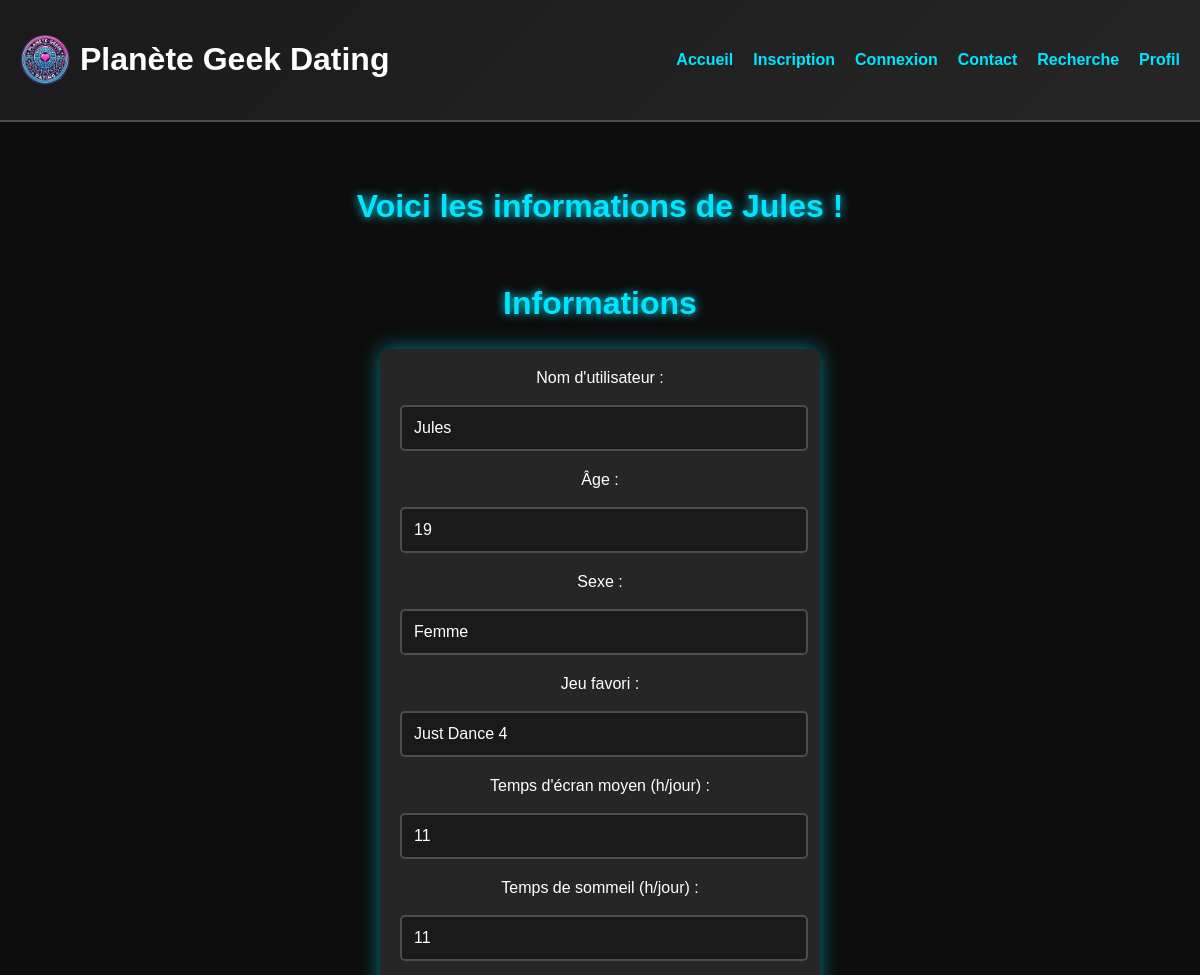
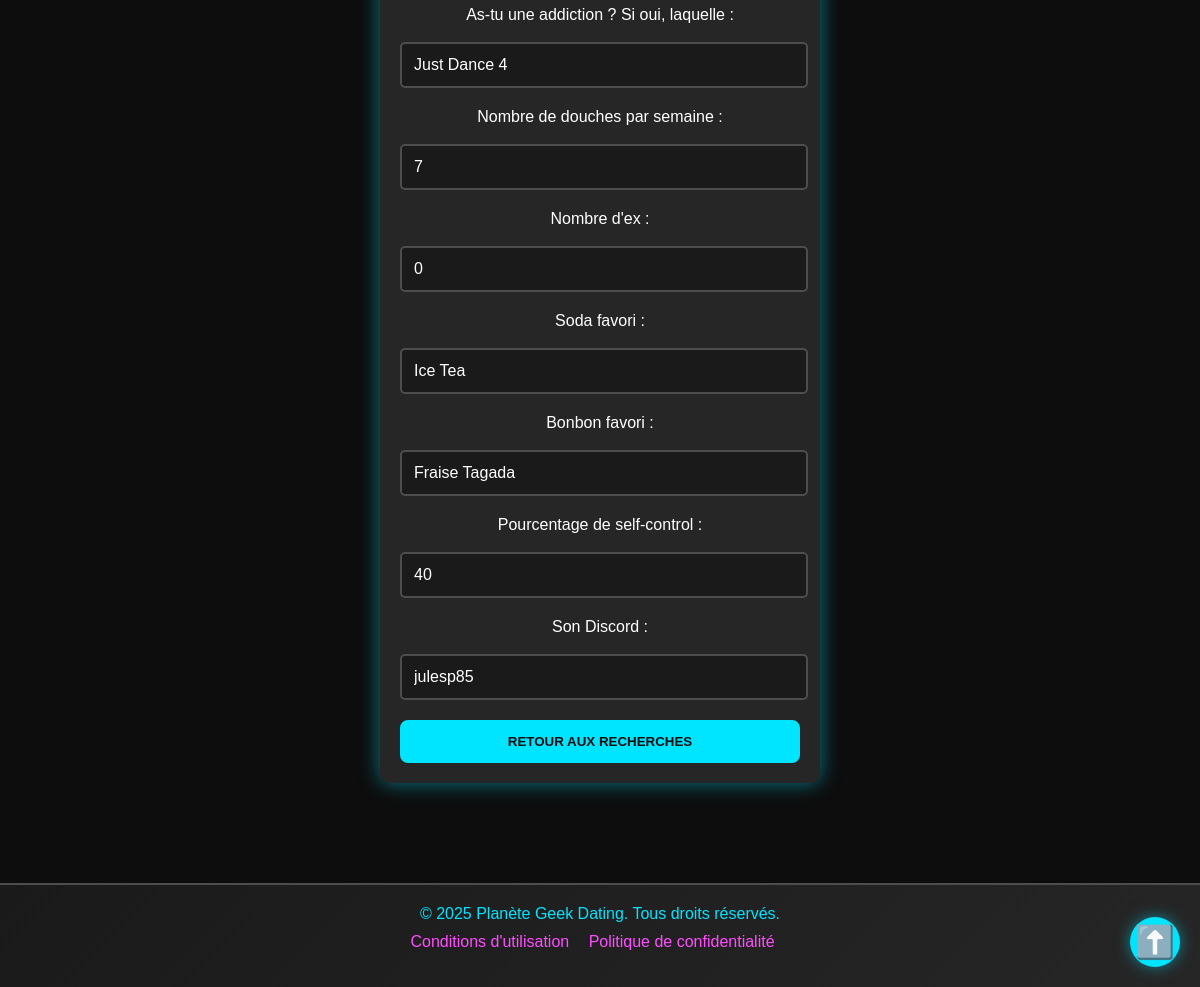
The app's page /profil_user_/Jules with its own data (2 pictures, top to bottom).
### tables this page shows
CREATE TABLE "infos_joueur" (
	"name_id"	TEXT UNIQUE,
	"sexe"	TEXT,
	"age"	INTEGER,
	"fav_game"	TEXT,
	"screen_time_moy"	INTEGER,
	"heure_sommeil"	INTEGER,
	"addiction"	TEXT,
	"nb_douches"	INTEGER,
	"nb_ex"	INTEGER,
	"fav_soda"	TEXT,
	"fav_bonbons"	TEXT,
	"pourcent_selfcontrol"	INTEGER,
	"discord"	TEXT,
	"mdp"	TEXT UNIQUE
);

### app.py (the view)
@app.route('/profil_user_/<username>', methods=['POST','GET'])
def profil_user_(username):
    conn = get_db_connection(DATABASE)  # Connexion à la base de données
    curseur = conn.cursor()
    datas = curseur.execute("SELECT * FROM infos_joueur WHERE name_id = ? ", (username,)).fetchall()
    datas = [dict(row) for row in datas]
    conn.close()
    if request.method=='POST':
        return redirect(url_for('recherche'))
    return render_template('profil_user_.html', username = username, datas = datas)

### app.py (called while the page is built)
def get_db_connection(DATABASE):
    conn = sqlite3.connect(DATABASE)
    conn.row_factory = sqlite3.Row
    return conn

### templates/profil_user_.html (shortened to what this page needs)
<!DOCTYPE html>
<html lang="fr">
<head>
    <link rel="stylesheet" href="{{ url_for('static', filename='styles.css') }}">
</head>
<body id="top">
    <header>
        <div class="logo">
            <img src="{{url_for('static', filename='logo circulaire.webp')}}" alt="Logo Planète Geek Dating">
            <h1><a class="home_button" href="{{url_for('index')}}">Planète Geek Dating</a></h1>
        </div>
        <nav>
            <ul>
                <li><a href="{{url_for('index')}}">Accueil</a></li>
                <li><a href="{{url_for('index', section='signup')}}">Inscription</a></li>
                <li><a href="{{url_for('Connexion')}}">Connexion</a></li>
                <li><a href="{{url_for('Contacts')}}">Contact</a></li>
                <li><a href="{{url_for('recherche')}}">Recherche</a></li>
                <li><a href="{{url_for('profil')}}">Profil</a></li>
            </ul>
        </nav>
    </header>
    <main>
        <section id="home">
            <h2>Voici les informations de {{ username }} !<!DOCTYPE html>
            <html lang="fr">
            <head>
            </head>
            <body>
            </body>
        </section>
        <section id="modify">
            <h2>Informations</h2>
            <form action="{{ url_for('profil_user_', username = username )}}" method="POST">
                <label for="username">Nom d'utilisateur :</label>
                <br>
                <br>
                <input type="text" id="username" name="username" value="{% if username %}{{ username }}{% endif %}" readonly>
                <label for="age">Âge :</label>
                <br>
                <br>
                <input type="number" id="age" name="age" value="{% if datas %}{{ datas[0]['age'] }}{% endif %}" readonly>
                <label for="sexe">Sexe :</label>
                <br>
                <br>
                <input type="text" id="sexe" name="sexe" value="{% if datas %}{{ datas[0]['sexe'] }}{% endif %}" readonly>
                <label for="jeu">Jeu favori :</label>
                <br>
                <br>
                <input type="text" id="jeu" name="jeu" value="{% if datas %}{{ datas[0]['fav_game'] }}{% endif %}" readonly>
                <label for="temps">Temps d'écran moyen (h/jour) :</label>
                <br>
                <br>
                <input type="number" id="temps" name="temps" value="{% if datas %}{{ datas[0]['screen_time_moy'] }}{% endif %}" readonly>
                <label for="sommeil">Temps de sommeil (h/jour) :</label>
                <br>
                <br>
                <input type="number" id="sommeil" name="sommeil" value="{% if datas %}{{ datas[0]['heure_sommeil'] }}{% endif %}" readonly>
                <label for="addiction">As-tu une addiction ? Si oui, laquelle :</label>
                <br>
                <br>
                <input type="text" id="addiction" name="addiction" value="{% if datas %}{{ datas[0]['addiction'] }}{% endif %}" readonly>
                <label for="douches">Nombre de douches par semaine :</label>
                <br>
                <br>
                <input type="number" id="douches" name="douches" value="{% if datas %}{{ datas[0]['nb_douches'] }}{% endif %}" readonly>
                <label for="exs">Nombre d'ex :</label>
                <br>
                <br>
                <input type="number" id="exs" name="exs" value="{% if datas %}{{ datas[0]['nb_ex'] }}{% endif %}" readonly>
                <label for="soda">Soda favori :</label>
                <br>
                <br>
                <input type="text" id="soda" name="soda" value="{% if datas %}{{ datas[0]['fav_soda'] }}{% endif %}" readonly>
                <label for="bonbon">Bonbon favori :</label>
                <br>
                <br>
                <input type="text" id="bonbon" name="bonbon" value="{% if datas %}{{ datas[0]['fav_bonbons'] }}{% endif %}" readonly>
                <label for="selfcontrol">Pourcentage de self-control :</label>
                <br>
                <br>
                <input type="number" id="selfcontrol" name="selfcontrol" value="{% if datas %}{{ datas[0]['pourcent_selfcontrol'] }}{% endif %}" readonly>
                <label for="discord">Son Discord :</label>
                <br>
                <br>
                <input type="text" id="discord" name="discord" value="{% if datas %}{{ datas[0]['discord'] }}{% endif %}" readonly>
                <button type="submit">Retour aux recherches</button>
            </form>
        </section>
    </main>
    <footer>
        <p>&copy; 2025 Planète Geek Dating. Tous droits réservés.</p>
        <ul>
            <li><a href="#">Conditions d'utilisation</a></li>
            <li><a href="">Politique de confidentialité</a></li>
        </ul>
    </footer>
    <a href="#top" class="back-to-top" aria-label="Remonter en haut">⬆️</a>
</body>
</html>

### static/styles.css (style rules this page uses)
:root { --primary-color: #00e5ff; --secondary-color: #ff4dff; --bg-color: #0d0d0d; --text-color: #ffffff; }
body { font-family: 'Arial', sans-serif; margin: 0; padding: 0; background-color: var(--bg-color); color: var(--text-color); }
.back-to-top { position: fixed; bottom: 20px; right: 20px; width: 50px; height: 50px; background-color: var(--primary-color); color: var(--bg-color); text-align: center; line-height: 50px; font-size: 2rem; border-radius: 50%; box-shadow: 0 0 15px rgba(0, 229, 255, 0.5); text-decoration: none; transition: all 0.3s ease; }
form input, form select { width: 95%; padding: 12px; margin-bottom: 20px; border: 2px solid #4d4d4d; border-radius: 5px; background-color: #1a1a1a; color: var(--text-color); font-size: 1rem; transition: border 0.3s ease; }
form button { width: 100%; padding: 12px; background-color: var(--primary-color); border: 2px solid var(--primary-color); border-radius: 8px; font-weight: bold; color: var(--bg-color); cursor: pointer; transition: all 0.3s ease; }
.home_button, .home_button:visited, .home_button:hover, .home_button:focus { color: white; text-decoration: none; }
header { background: linear-gradient(135deg, #1a1a1a, #262626); padding: 20px; display: flex; justify-content: space-between; align-items: center; border-bottom: 2px solid #4d4d4d; }
header .logo { display: flex; align-items: center; }
header .logo img { height: 50px; margin-right: 10px; border-radius: 50%; object-fit: cover; }
header nav ul { list-style-type: none; margin: 0; padding: 0; display: flex; gap: 20px; }
header nav ul li a { color: #00e5ff; text-decoration: none; font-weight: bold; transition: color 0.3s; }
main { padding: 40px 20px; text-align: center; }
main section { margin-bottom: 60px; }
main h2 { font-size: 2rem; color: #00e5ff; text-shadow: 0 0 10px #00e5ff; }
form { max-width: 400px; margin: 0 auto; padding: 20px; background: rgba(255, 255, 255, 0.1); border-radius: 10px; box-shadow: 0 0 20px rgba(0, 229, 255, 0.5); }
form button { width: 100%; padding: 12px; background-color: #00e5ff; border: 2px solid #00e5ff; border-radius: 8px; font-weight: bold; color: #0d0d0d; cursor: pointer; transition: all 0.3s ease; text-transform: uppercase; }
footer { background: linear-gradient(135deg, #1a1a1a, #262626); padding: 20px; text-align: center; border-top: 2px solid #4d4d4d; }
footer p { margin: 0; color: #00e5ff; }
footer ul { list-style-type: none; padding: 0; margin-top: 10px; }
footer ul li { display: inline; margin-right: 15px; }
footer ul li a { color: #ff4dff; text-decoration: none; transition: color 0.3s; }
form input, form select { width: 95%; padding: 12px; margin-bottom: 20px; border: 2px solid #4d4d4d; border-radius: 5px; background-color: #1a1a1a; color: #ffffff; font-size: 1rem; transition: border 0.3s ease; }

### records on screen
infos_joueur: name "Jules", age "19", sexe "Femme", jeu "Just Dance 4", temps "11", sommeil "11", addiction "Just Dance 4", douches "7", exs "0", soda "Ice Tea", bonbon "Fraise Tagada", selfcontrol "40", discord "julesp85"
